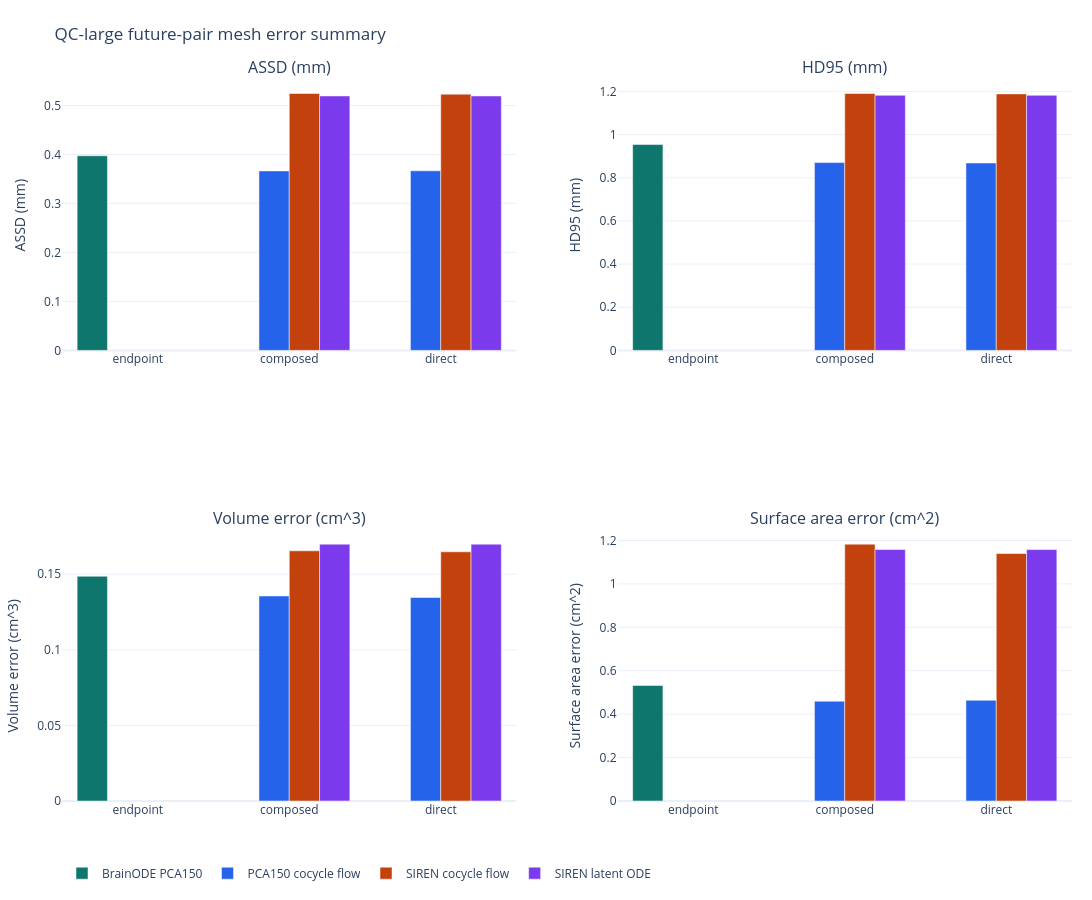

Source (notebook cell):
### Markdown cell above
## Future-pair reconstruction metrics

These are mesh metrics on observed future pairs. Distances stay in millimeters.
Volume quantities are displayed in cubic centimeters and surface-area quantities in square centimeters
so the magnitudes read like hippocampus-scale anatomy instead of raw millimeter powers.

### Code cell
display(Markdown(
    "### Observed future-pair reconstruction error\n"
    "- **Input:** observed source-to-future scan pairs shared by the four comparison models.\n"
    "- **Models:** BrainODE PCA150, PCA150 cocycle flow, SIREN cocycle flow, and SIREN latent ODE.\n"
    "- **Output:** geometric and anatomical endpoint errors after forecasting the future shape. Distances stay in `mm`; volume and surface-area errors are shown in `cm^3` and `cm^2`."
))
fig = ctx.plot_reconstruction_metric_grid()
fig.show()

summary = ctx.model_pair_summary().sort_values(["model_label", "transport_label"]).reset_index(drop=True)
display(summary)
display(Markdown(
    "After this graph: lower bars are better. "
    "ASSD and HD95 summarize surface mismatch; the volume and surface-area panels summarize endpoint anatomy error."
))

### Figure 1 — Plotly figure (JSON) as saved in the notebook; plotly's stock layout.template omitted (floating-point values rounded to 4 significant figures)
{"data": [{"legendgroup": "qc_brainode_pca150", "marker": {"color": "#0f766e"}, "name": "BrainODE PCA150", "showlegend": true, "type": "bar", "x": ["endpoint"], "xaxis": "x", "y": [0.3973], "yaxis": "y"}, {"legendgroup": "pca150_direct_cocycle_flow", "marker": {"color": "#2563eb"}, "name": "PCA150 cocycle flow", "showlegend": true, "type": "bar", "x": ["composed", "direct"], "xaxis": "x", "y": [0.3664, 0.3666], "yaxis": "y"}, {"legendgroup": "qc_siren_drop_bad_min2", "marker": {"color": "#c2410c"}, "name": "SIREN cocycle flow", "showlegend": true, "type": "bar", "x": ["composed", "direct"], "xaxis": "x", "y": [0.5244, 0.523], "yaxis": "y"}, {"legendgroup": "qc_siren_latent_ode", "marker": {"color": "#7c3aed"}, "name": "SIREN latent ODE", "showlegend": true, "type": "bar", "x": ["composed", "direct"], "xaxis": "x", "y": [0.5195, 0.5194], "yaxis": "y"}, {"legendgroup": "qc_brainode_pca150", "marker": {"color": "#0f766e"}, "name": "BrainODE PCA150", "showlegend": false, "type": "bar", "x": ["endpoint"], "xaxis": "x2", "y": [0.9538], "yaxis": "y2"}, {"legendgroup": "pca150_direct_cocycle_flow", "marker": {"color": "#2563eb"}, "name": "PCA150 cocycle flow", "showlegend": false, "type": "bar", "x": ["composed", "direct"], "xaxis": "x2", "y": [0.8704, 0.8687], "yaxis": "y2"}, {"legendgroup": "qc_siren_drop_bad_min2", "marker": {"color": "#c2410c"}, "name": "SIREN cocycle flow", "showlegend": false, "type": "bar", "x": ["composed", "direct"], "xaxis": "x2", "y": [1.19, 1.189], "yaxis": "y2"}, {"legendgroup": "qc_siren_latent_ode", "marker": {"color": "#7c3aed"}, "name": "SIREN latent ODE", "showlegend": false, "type": "bar", "x": ["composed", "direct"], "xaxis": "x2", "y": [1.182, 1.182], "yaxis": "y2"}, {"legendgroup": "qc_brainode_pca150", "marker": {"color": "#0f766e"}, "name": "BrainODE PCA150", "showlegend": false, "type": "bar", "x": ["endpoint"], "xaxis": "x3", "y": [0.1487], "yaxis": "y3"}, {"legendgroup": "pca150_direct_cocycle_flow", "marker": {"color": "#2563eb"}, "name": "PCA150 cocycle flow", "showlegend": false, "type": "bar", "x": ["composed", "direct"], "xaxis": "x3", "y": [0.1356, 0.1346], "yaxis": "y3"}, {"legendgroup": "qc_siren_drop_bad_min2", "marker": {"color": "#c2410c"}, "name": "SIREN cocycle flow", "showlegend": false, "type": "bar", "x": ["composed", "direct"], "xaxis": "x3", "y": [0.1655, 0.1648], "yaxis": "y3"}, {"legendgroup": "qc_siren_latent_ode", "marker": {"color": "#7c3aed"}, "name": "SIREN latent ODE", "showlegend": false, "type": "bar", "x": ["composed", "direct"], "xaxis": "x3", "y": [0.1699, 0.1699], "yaxis": "y3"}, {"legendgroup": "qc_brainode_pca150", "marker": {"color": "#0f766e"}, "name": "BrainODE PCA150", "showlegend": false, "type": "bar", "x": ["endpoint"], "xaxis": "x4", "y": [0.5321], "yaxis": "y4"}, {"legendgroup": "pca150_direct_cocycle_flow", "marker": {"color": "#2563eb"}, "name": "PCA150 cocycle flow", "showlegend": false, "type": "bar", "x": ["composed", "direct"], "xaxis": "x4", "y": [0.4598, 0.4639], "yaxis": "y4"}, {"legendgroup": "qc_siren_drop_bad_min2", "marker": {"color": "#c2410c"}, "name": "SIREN cocycle flow", "showlegend": false, "type": "bar", "x": ["composed", "direct"], "xaxis": "x4", "y": [1.183, 1.14], "yaxis": "y4"}, {"legendgroup": "qc_siren_latent_ode", "marker": {"color": "#7c3aed"}, "name": "SIREN latent ODE", "showlegend": false, "type": "bar", "x": ["composed", "direct"], "xaxis": "x4", "y": [1.158, 1.158], "yaxis": "y4"}], "layout": {"annotations": [{"font": {"size": 16}, "showarrow": false, "text": "ASSD (mm)", "x": 0.225, "xanchor": "center", "xref": "paper", "y": 1, "yanchor": "bottom", "yref": "paper"}, {"font": {"size": 16}, "showarrow": false, "text": "HD95 (mm)", "x": 0.775, "xanchor": "center", "xref": "paper", "y": 1, "yanchor": "bottom", "yref": "paper"}, {"font": {"size": 16}, "showarrow": false, "text": "Volume error (cm^3)", "x": 0.225, "xanchor": "center", "xref": "paper", "y": 0.375, "yanchor": "bottom", "yref": "paper"}, {"font": {"size": 16}, "showarrow": false, "text": "Surface area error (cm^2)", "x": 0.775, "xanchor": "center", "xref": "paper", "y": 0.375, "yanchor": "bottom", "yref": "paper"}], "barmode": "group", "height": 900, "legend": {"orientation": "h", "y": -0.08}, "margin": {"b": 90, "l": 50, "r": 20, "t": 80}, "title": {"text": "QC-large future-pair mesh error summary"}, "width": 1300, "xaxis": {"anchor": "y", "domain": [0, 0.45]}, "xaxis2": {"anchor": "y2", "domain": [0.55, 1]}, "xaxis3": {"anchor": "y3", "domain": [0, 0.45]}, "xaxis4": {"anchor": "y4", "domain": [0.55, 1]}, "yaxis": {"anchor": "x", "domain": [0.625, 1], "title": {"text": "ASSD (mm)"}}, "yaxis2": {"anchor": "x2", "domain": [0.625, 1], "title": {"text": "HD95 (mm)"}}, "yaxis3": {"anchor": "x3", "domain": [0, 0.375], "title": {"text": "Volume error (cm^3)"}}, "yaxis4": {"anchor": "x4", "domain": [0, 0.375], "title": {"text": "Surface area error (cm^2)"}}}}
